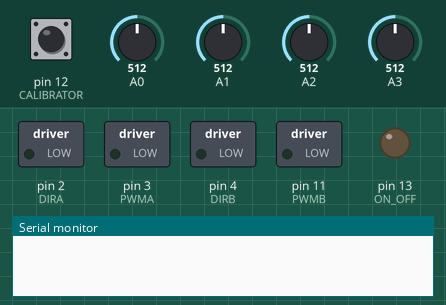
This sketch was run on a simulated Arduino Uno, built with avr-gcc and run on an emulated ATmega328P. On the bench: switched loads named in the sketch (green lamp = pin HIGH), output pins drawn as LEDs (lit = HIGH), the last lines printed to the serial monitor. The test bench sets the inputs (shaded band); at power-on: pin 12 (CALIBRATOR) LOW, A0 = 512, A1 = 512, A2 = 512, A3 = 512.

Above: at 1.7 s.
1.8 s: pin 12 (CALIBRATOR) driven HIGH
At 1.95 s:
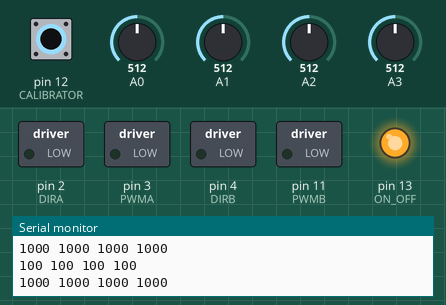
4.8 s: pin 12 (CALIBRATOR) pulsed LOW 5 times (0.12 s each, 0.3 s apart)
9.3 s: pin 12 (CALIBRATOR) driven LOW
At 9.8 s:
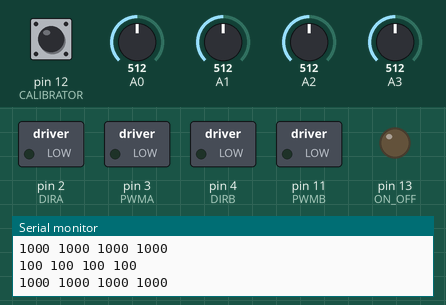
Timing chart, 0 to 12.3 s (numbered marks = the images above; inputs shaded):
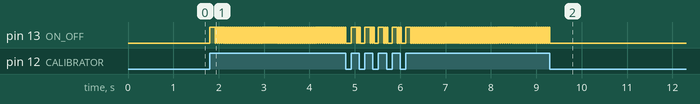

Measured:
- after the input at 1.8 s, pin 13 (ON_OFF): LOW → HIGH at once, then repeats every 0.04 s: LOW 0.02 s, HIGH 0.03 s
- after the input at 9.3 s, pin 13 (ON_OFF): stops changing and stays LOW

The sketch:

BirthdayLineFollower.ino
```cpp
// (licence header left out)
#include <QTRSensors.h>

QTRSensors qtr;

// Sensor init
const uint8_t SensorCount = 4;
uint16_t sensorValues[SensorCount];

// "Queue" to track last n measurements of line position
const int qSize = 1;
int sensorQ[qSize];
int qInd = 0;
int total = 0;
int avg = 0;

// Clockwise and counter-clockwise definitions.
// Depending on how you wired your motors, you may need to swap.
#define FORWARD 1
#define REVERSE 0

// Motor definitions to make life easier:
#define MOTOR_R 0
#define MOTOR_L 1

// Pin Assignments //
//Default pins:
#define DIRA 2 // Direction control for motor A
#define PWMA 3  // PWM control (speed) for motor A
#define DIRB 4 // Direction control for motor B
#define PWMB 11 // PWM control (speed) for motor B

#define ON_OFF 13 // on off switch
#define CALIBRATOR 12 //calibration switch

// speed consts
#define MULTIPLIER 1

////Alternate pins:
//#define DIRA 8 // Direction control for motor A
//#define PWMA 9 // PWM control (speed) for motor A
//#define DIRB 7 // Direction control for motor B
//#define PWMB 10 // PWM control (speed) for motor B

void setupQ()
{
  for (int i = 0; i < qSize; i++) {
    // Set whole queue to "line perfectly centered"
    sensorQ[i] = 1300;
  }
  total = 1300 * qSize;
}

void setup()
{
  // configure the sensors
  qtr.setTypeAnalog();
  qtr.setSensorPins((const uint8_t[]){A0, A1, A2, A3}, SensorCount);
  //qtr.setEmitterPin(2);

  delay(500);
  pinMode(LED_BUILTIN, OUTPUT);


  setupArdumoto(); // Set all pins as outputs
  setupQ();
}

void loop()
{
  if ( digitalRead(CALIBRATOR) ) {
    calibrateSensors();
  }
  uint16_t position = sensorLoop();

  if (digitalRead(ON_OFF)) {
    if (position < 1500 && position > 1100) {
      driveArdumoto(MOTOR_R, FORWARD, (255*MULTIPLIER));
      driveArdumoto(MOTOR_L, FORWARD, (255*MULTIPLIER));
    } else if (position < 1100) {
      driveArdumoto(MOTOR_R, FORWARD, (255*MULTIPLIER));
      driveArdumoto(MOTOR_L, FORWARD, (0*MULTIPLIER));
    } else {
      driveArdumoto(MOTOR_R, FORWARD, 0*MULTIPLIER);
      driveArdumoto(MOTOR_L, FORWARD, 255*MULTIPLIER);
    }
  } else {
    stopArdumoto(MOTOR_R);
    stopArdumoto(MOTOR_L);
  }

}

// driveArdumoto drives 'motor' in 'dir' direction at 'spd' speed
void driveArdumoto(byte motor, byte dir, byte spd)
{
  if (motor == MOTOR_R)
  {
    digitalWrite(DIRA, dir);
    analogWrite(PWMA, spd);
  }
  else if (motor == MOTOR_L)
  {
    digitalWrite(DIRB, dir);
    analogWrite(PWMB, spd);
  }
}

void push(int val)
{
  // subtract the last reading:
  total = total - sensorQ[qInd];
  sensorQ[qInd] = val;
  // add the reading to the total:
  total = total + val;
  // advance to the next position in the array:
  qInd = (qInd + 1) % qSize;
  // calculate the average:
  avg = total / qSize;
}

uint16_t sensorLoop()
{
  // read calibrated sensor values and obtain a measure of the line position
  // from 0 to 5000 (for a white line, use readLineWhite() instead)
  uint16_t position = qtr.readLineBlack(sensorValues);

//   print the sensor values as numbers from 0 to 1000, where 0 means maximum
//   reflectance and 1000 means minimum reflectance, followed by the line
//   position
  if (false) {
  for (uint8_t i = 0; i < SensorCount; i++)
  {
    Serial.print(sensorValues[i]);
    Serial.print('\t');
  }
  Serial.println(position);
  Serial.println("Switch: " + digitalRead(ON_OFF));
  }
  //delay(250);

  //1300 is about straight
  //800-1000 line to left
  //2000 line to right
  push(position);
  return avg;
}
// stopArdumoto makes a motor stop
void stopArdumoto(byte motor)
{
  driveArdumoto(motor, 0, 0);
}

// setupArdumoto initialize all pins
void setupArdumoto()
{
  // All pins should be setup as outputs:
  pinMode(PWMA, OUTPUT);
  pinMode(PWMB, OUTPUT);
  pinMode(DIRA, OUTPUT);
  pinMode(DIRB, OUTPUT);

  // Initialize all pins as low:
  digitalWrite(PWMA, LOW);
  digitalWrite(PWMB, LOW);
  digitalWrite(DIRA, LOW);
  digitalWrite(DIRB, LOW);
}

void calibrateSensors() {
  digitalWrite(LED_BUILTIN, HIGH); // turn on Arduino's LED to indicate we are in calibration mode
  // analogRead() takes about 0.1 ms on an AVR.
  // 0.1 ms per sensor * 4 samples per sensor read (default) * 6 sensors
  // * 10 reads per calibrate() call = ~24 ms per calibrate() call.
  // Call calibrate() 400 times to make calibration take about 10 seconds.
//  for (uint16_t i = 0; i < 40; i++)
//  {
//    qtr.calibrate();
//  }
  qtr.calibrate();
  digitalWrite(LED_BUILTIN, LOW); // turn off Arduino's LED to indicate we are through with calibration

//  // print the calibration minimum values measured when emitters were on
  Serial.begin(9600);
  for (uint8_t i = 0; i < SensorCount; i++)
  {
    Serial.print(qtr.calibrationOn.minimum[i]);
    Serial.print(' ');
  }
  Serial.println();

  // print the calibration maximum values measured when emitters were on
  for (uint8_t i = 0; i < SensorCount; i++)
  {
    Serial.print(qtr.calibrationOn.maximum[i]);
    Serial.print(' ');
  }
  Serial.println();
  Serial.println();
  //delay(1000);
}
```
